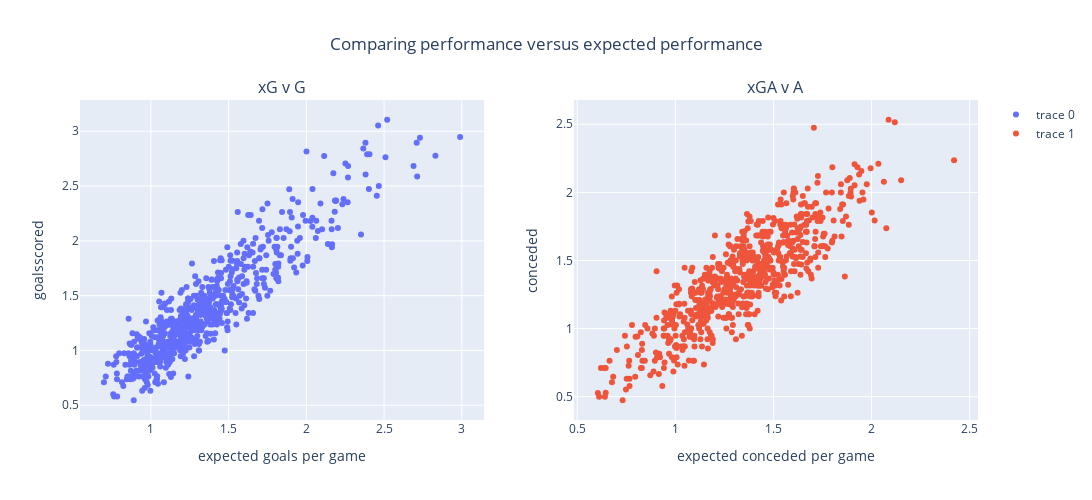

The cell this chart's notebook holds for it:
### Markdown cell above
Let's compare xG to G and x_conceded to conceded

### Code cell
xg_v_g = go.Scatter(x=df['xG_PG'],y=df['scored_PG'],mode='markers')
xa_v_a = go.Scatter(x=df['xGA_PG'],y=df['conceded_PG'],mode='markers')
fig = plotly.subplots.make_subplots(rows=1,cols=2,subplot_titles=['xG v G','xGA v A'])
fig.add_trace(
    xg_v_g,
    row=1,col=1
)
fig.add_trace(
    xa_v_a,
    row=1,col=2
)
fig.update_layout(height=500,width=1500, title_text='Comparing performance versus expected performance',title_x=0.5)
fig.update_xaxes(title_text = 'expected goals per game',row=1,col=1)
fig.update_xaxes(title_text = 'expected conceded per game',row=1,col=2)
fig.update_yaxes(title_text = 'goalsscored', row=1,col=1)
fig.update_yaxes(title_text = 'conceded', row=1,col=2)
fig.show()

### Figure 1 — Plotly figure (JSON) as saved in the notebook; plotly's stock layout.template omitted (floating-point values rounded to 4 significant figures; data arrays with more than 128 entries replaced by an {"elided": "..."} marker saying what was removed)
{"data": [{"mode": "markers", "type": "scatter", "x": {"elided": "686 float values"}, "xaxis": "x", "y": {"elided": "686 float values"}, "yaxis": "y"}, {"mode": "markers", "type": "scatter", "x": {"elided": "686 float values"}, "xaxis": "x2", "y": {"elided": "686 float values"}, "yaxis": "y2"}], "layout": {"annotations": [{"font": {"size": 16}, "showarrow": false, "text": "xG v G", "x": 0.225, "xanchor": "center", "xref": "paper", "y": 1, "yanchor": "bottom", "yref": "paper"}, {"font": {"size": 16}, "showarrow": false, "text": "xGA v A", "x": 0.775, "xanchor": "center", "xref": "paper", "y": 1, "yanchor": "bottom", "yref": "paper"}], "height": 500, "title": {"text": "Comparing performance versus expected performance", "x": 0.5}, "width": 1500, "xaxis": {"anchor": "y", "domain": [0, 0.45], "title": {"text": "expected goals per game"}}, "xaxis2": {"anchor": "y2", "domain": [0.55, 1], "title": {"text": "expected conceded per game"}}, "yaxis": {"anchor": "x", "domain": [0, 1], "title": {"text": "goalsscored"}}, "yaxis2": {"anchor": "x2", "domain": [0, 1], "title": {"text": "conceded"}}}}
